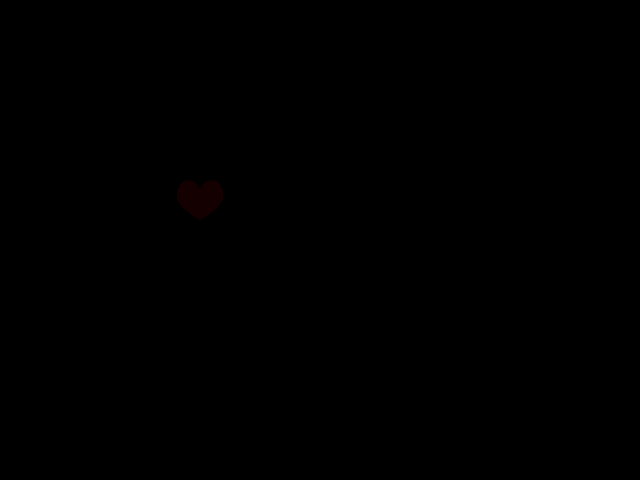
Frame 1 (no input)
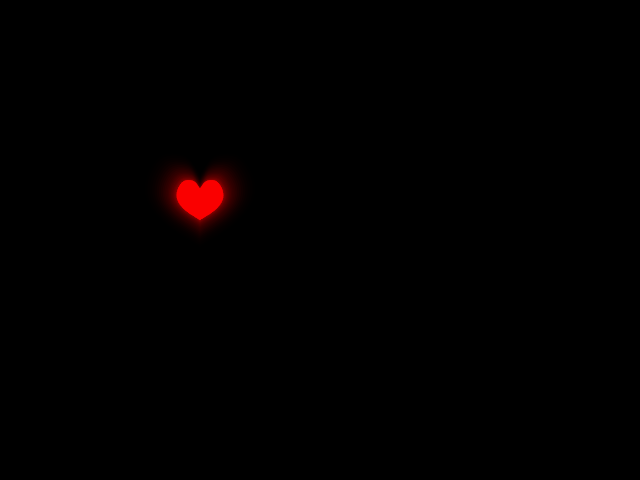
Frame 60 (no input)
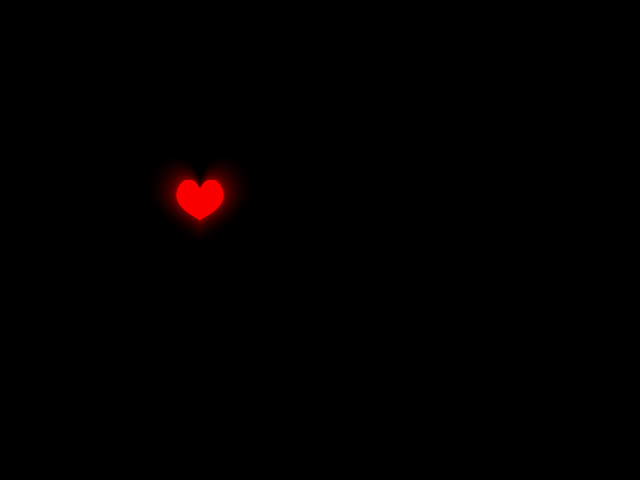
Frame 120 (the mouse pressed at the canvas centre since frame 60)

The p5.js sketch that drew these frames (run headless with seeded random() and noise() and a simulated clock; from frame 60 on, the mouse is pressed at the canvas centre):

// p5.js sketch
// ── sketch.js
var hs = 10;
var al =20;
var a = [];
var i = 0;
var n;
function setup() {
    createCanvas(640, 480);
    background(0);
    angleMode(DEGREES);
    a.push(new heart(200,200,10,20));

}
class heart {
    constructor(x, y, a ,alpha){
        this.x = x;
        this.y = y;
        this.a = a;
        this.alpha = alpha;
    }
    set sheartSize(s){
        this.a = s;
    }
    set sheartAlpha(a){
        this.alpha = a;
    }
    get gheartAlpha(){
        return this.alpha;
    }
    heartDraw(){
        noStroke();
        fill(255,0,0, this.alpha);
        beginShape();
        curveVertex(this.x,this.y-this.a-this.a/8);
        curveVertex(this.x,this.y-this.a-this.a/8);

        curveVertex(this.x-this.a/2-this.a/8,this.y-2*this.a+this.a/8);
        curveVertex(this.x-this.a/2-this.a-this.a/8,this.y-2*this.a+this.a/8);

        curveVertex(this.x-2*this.a-this.a/4,this.y-this.a);
        curveVertex(this.x-2*this.a-this.a/4,this.y);
        curveVertex(this.x-this.a-this.a/2,this.y+this.a);

        vertex(this.x,this.y+2*this.a);
        vertex(this.x,this.y+2*this.a);
        vertex(this.x,this.y+2*this.a);

        curveVertex(this.x+this.a+this.a/2,this.y+this.a);

        curveVertex(this.x+2*this.a+this.a/4,this.y);
        curveVertex(this.x+2*this.a+this.a/4,this.y-this.a);

        curveVertex(this.x+this.a*13/8,this.y-2*this.a+this.a/8);
        curveVertex(this.x+this.a*5/8,this.y-2*this.a+this.a/8);
        endShape(CLOSE);
    }
}

function draw() {
    a[0].heartDraw();
    hs+=0.05*i++;
    a[0].sheartSize = hs;
    al-= 0.8;
    a[0].sheartAlpha = al;
    n = a[0].gheartAlpha;
    if(n <= 0){
        console.log("aaa");
        i=0;
        a[0].sheartSize = 10;
        a[0].sheartAlpha = 20;
        a.length = 0;
        a.push(new heart(200,200,10,20));
    }


}
